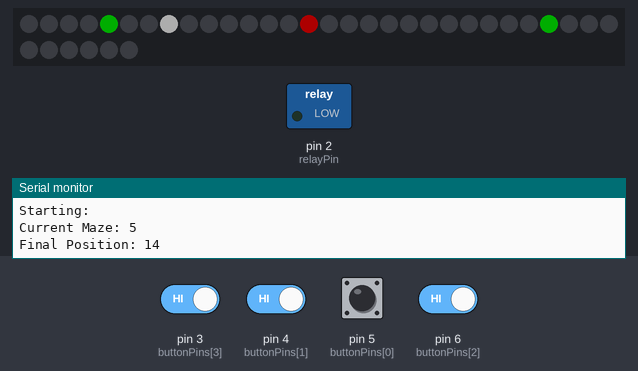
Simulated run of this sketch. Board: Arduino Uno, built with avr-gcc and run on an emulated ATmega328P. Parts: 36 RGB LEDs in strip order, left to right, continuing on the next row, switched loads named in the sketch (green lamp = pin HIGH), the last lines printed to the serial monitor. The test bench sets the inputs (shaded band); at power-on: pin 3 (buttonPins[3]), pin 4 (buttonPins[1]), pin 5 (buttonPins[0]), pin 6 (buttonPins[2]) HIGH. Dim RGB values are drawn brighter than linear; random numbers use the default seed unless the sketch sets one.

Above: at 1.2 s.
1.3 s: pin 5 (buttonPins[0]) pulled LOW for 0.15 s
At 1.45 s:
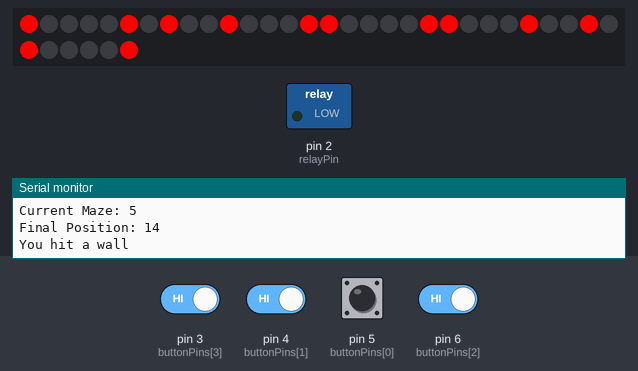
2.0 s: pin 4 (buttonPins[1]) driven LOW and pin 6 (buttonPins[2]) driven LOW
5.0 s: pin 3 (buttonPins[3]) driven LOW and pin 4 (buttonPins[1]) driven HIGH
8.0 s: pin 4 (buttonPins[1]) driven LOW
11.0 s: pin 5 (buttonPins[0]) pulled LOW for 1 s
At 15.0 s:
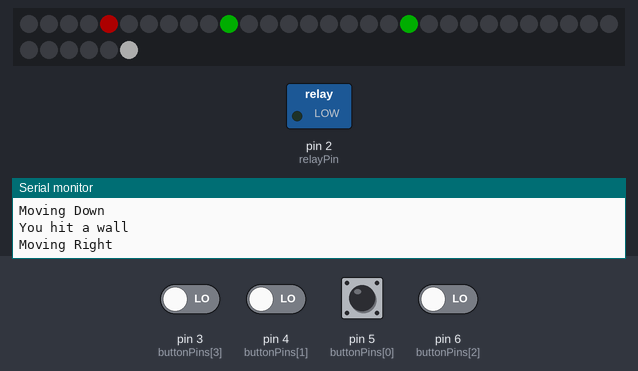
Timing chart, 0 to 16.0 s (numbered marks = the images above; inputs shaded):
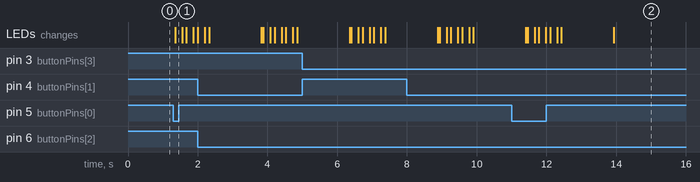

Measured:
- after the input at 1.3 s, the LEDs: change after 0.05 s (image 1)

The sketch:

Maze.ino
```cpp
#include <Adafruit_NeoPixel.h>
#include "C:\Users\danda\Documents\Geocaching\Utlegg\Maze Geocahce\MazeWalls.h"

constexpr int MATRIX_PIN = 7;
constexpr int MATRIX_SIZE = 6;
constexpr int NUM_PIXELS = MATRIX_SIZE * MATRIX_SIZE;
constexpr int NUMBER_OF_BUTTONS = 4;
const int relayPin = 2;
const int buttonPins[NUMBER_OF_BUTTONS] = {5, 4, 6, 3}; //RIGHT DOWN LEFT UP
bool lastButtonStates[NUMBER_OF_BUTTONS] = {false, false, false, false};
bool buttonStates[NUMBER_OF_BUTTONS] = {false, false, false, false};
unsigned long lastDebounceTime[NUMBER_OF_BUTTONS] = {0, 0, 0, 0};
int finalPosition;
int currentMaze;
int currentPos;
int numberToGo = 4;
Adafruit_NeoPixel matrix(NUM_PIXELS, MATRIX_PIN, NEO_GRB + NEO_KHZ800);

bool checkButtonPressed(int buttonPin, bool &buttonState, bool &lastButtonState, unsigned long &lastDebounceTime){
  constexpr unsigned long DEBOUNCE_DELAY = 50;
  bool reading = digitalRead(buttonPin) == LOW;
  if (reading != lastButtonState) lastDebounceTime = millis();
  if (millis() - lastDebounceTime > DEBOUNCE_DELAY && reading != buttonState){
    buttonState = reading;
    if (buttonState) return true;
  }
  lastButtonState = reading;
  return false;
}

bool atEdge(int currentPosition, int direction){
  int row = currentPosition / MATRIX_SIZE;
  int column = currentPosition % MATRIX_SIZE;
  if (direction == 1) return column == MATRIX_SIZE - 1;
  if (direction == -1) return column == 0;
  if (direction == MATRIX_SIZE) return row == MATRIX_SIZE - 1;
  if (direction == -MATRIX_SIZE) return row == 0;
  return true;
}

bool hitWall(int currentPosition, int direction, int maze){
  int row = currentPosition / MATRIX_SIZE;
  int column = currentPosition % MATRIX_SIZE;
  if (direction == 1) return wallsVertical[maze][row][column];
  if (direction == -1) return wallsVertical[maze][row][column - 1];
  if (direction == MATRIX_SIZE) return wallsHorizontal[maze][row][column];
  if (direction == -MATRIX_SIZE) return wallsHorizontal[maze][row - 1][column];
  return true;
}

void drawGame(){
  matrix.clear();
  for (int i = 0; i < 2; i++) matrix.setPixelColor(circlePos[currentMaze][i], 0, 50, 0);
  matrix.setPixelColor(finalPosition, 50, 0, 0);
  matrix.setPixelColor(currentPos, 50, 50, 50);
  matrix.show();
}

void blinkRedCross(){
  for (int blinkCount = 0; blinkCount < 3; blinkCount++){
    matrix.clear();
    for (int row = 0; row < MATRIX_SIZE; row++){
      matrix.setPixelColor(row * MATRIX_SIZE + row, 255, 0, 0);
      matrix.setPixelColor(row * MATRIX_SIZE + MATRIX_SIZE - row - 1, 255, 0, 0);
    }
    matrix.show();
    delay(200);
    matrix.clear();
    matrix.show();
    delay(120);
  }
}

void showGreenCheck(int number){
  const int numberOfPixels[] = {12, 8, 11, 11, 12};
  const int zero[] = {2, 3, 7, 10, 13, 16, 19, 22, 25, 28, 32, 33};
  const int one[] = {3, 8, 9, 13, 15, 21, 27, 33};
  const int two[] = {2, 3, 7, 10, 16, 21, 26, 31, 32, 33, 34};
  const int three[] = {2, 3, 7, 10, 15, 16, 22, 25, 28, 32, 33};
  const int four[] = {3, 8, 9, 13, 15, 18, 19, 20, 21, 22, 27, 33};
  matrix.clear();
  for (int i = 0; i < numberOfPixels[number]; i++) {
    int pixel;
    switch (number) {
      case 0:
        pixel = zero[i];
        break;
      case 1:
        pixel = one[i];
        break;
      case 2:
        pixel = two[i];
        break;
      case 3:
        pixel = three[i];
        break;
      case 4:
        pixel = four[i];
        break;
    }
    matrix.setPixelColor(pixel, 0, 255, 0);
  }
  matrix.show();
  delay(1500);
}
void showRedCheck(int number){
  const int numberOfPixels[] = {12, 8, 11, 11,12};
  const int zero[] = {2, 3, 7, 10, 13, 16, 19, 22, 25, 28, 32, 33};
  const int one[] = {3, 8, 9, 13, 15, 21, 27, 33};
  const int two[] = {2, 3, 7, 10, 16, 21, 26, 31, 32, 33, 34};
  const int three[] = {2, 3, 7, 10, 15, 16, 22, 25, 28, 32, 33};
  const int four[] = {3, 8, 9, 13, 15, 18, 19, 20, 21, 22, 27, 33};
  matrix.clear();
  for (int i = 0; i < numberOfPixels[number]; i++) {
    int pixel;
    switch (number) {
      case 0:
        pixel = zero[i];
        break;
      case 1:
        pixel = one[i];
        break;
      case 2:
        pixel = two[i];
        break;
      case 3:
        pixel = three[i];
        break;
      case 4:
        pixel = four[i];
        break;
    }
    matrix.setPixelColor(pixel, 255, 0, 0);
  }
  matrix.show();
  delay(1500);
}
void displayVictorySequence(){
  const int wheelPixels[12] = {2, 3, 10, 17, 23, 28, 33, 32, 25, 18, 12, 7};
  const int standPixels[4] = {26, 27, 31, 34};
  const int cabinColors[4][3] = {
    {255, 0, 0},
    {0, 255, 80},
    {0, 80, 255},
    {255, 100, 0}
  };
  for (int frame = 0; frame < 48; frame++){
    matrix.clear();
    // Wheel outline
    for (int i = 0; i < 12; i++) matrix.setPixelColor(wheelPixels[i], 0, 0, 25);
    // Wheel centre
    matrix.setPixelColor(14, 80, 80, 80);
    matrix.setPixelColor(15, 80, 80, 80);
    matrix.setPixelColor(20, 80, 80, 80);
    matrix.setPixelColor(21, 80, 80, 80);
    // Wheel stand
    for (int i = 0; i < 4; i++) matrix.setPixelColor(standPixels[i], 80, 40, 0);
    // Four rotating cabins
    for (int cabin = 0; cabin < 4; cabin++){
      int wheelIndex = (frame + cabin * 3) % 12;
      int pixel = wheelPixels[wheelIndex];
      matrix.setPixelColor(pixel, cabinColors[cabin][0], cabinColors[cabin][1], cabinColors[cabin][2]);
    }
    matrix.show();
    delay(80);
  }
  matrix.clear();
  matrix.show();
}

int getPosition(int notSameAs = -1){
  int position = random(NUM_PIXELS);
  while (position == notSameAs) position = random(NUM_PIXELS);
  return position;
}

int getMazePosition(int notSameAs = -1){
  int position = getPosition(notSameAs);
  while (position == circlePos[currentMaze][0] || position == circlePos[currentMaze][1]) position = getPosition(notSameAs);
  return position;
}
void moveLight(int direction){
  if (atEdge(currentPos, direction)){
    Serial.println("You hit the edge");
    blinkRedCross();
    numberToGo = 4;
    showRedCheck(numberToGo);
    currentMaze = random(MAZE_COUNT);
    currentPos = getMazePosition();
    finalPosition = getMazePosition(currentPos);
    drawGame();
    return;
  }
  else if (hitWall(currentPos, direction, currentMaze)){
    Serial.println("You hit a wall");
    blinkRedCross();
    numberToGo = 4;
    showRedCheck(numberToGo);
    currentMaze = random(MAZE_COUNT);
    currentPos = getMazePosition();
    finalPosition = getMazePosition(currentPos);
    drawGame();
    return;
  }
  matrix.setPixelColor(currentPos, 0, 0, 0);
  if (currentPos == circlePos[currentMaze][0] || currentPos == circlePos[currentMaze][1]) matrix.setPixelColor(currentPos, 0, 50, 0);
  currentPos += direction;
  matrix.setPixelColor(currentPos, 50, 50, 50);
}


void setup(){
  matrix.begin();
  matrix.setBrightness(255);
  matrix.clear();
  matrix.show();
  pinMode(relayPin, OUTPUT);
  digitalWrite(relayPin, LOW);
  for (int i = 0; i < NUMBER_OF_BUTTONS; i++) pinMode(buttonPins[i], INPUT_PULLUP);
  randomSeed(analogRead(0));
  currentMaze = random(MAZE_COUNT);
  currentPos = getMazePosition();
  finalPosition = getMazePosition(currentPos);
  Serial.begin(9600);
  Serial.println(__FILE__);
  Serial.println("Comiled: "  __DATE__ ", " __TIME__);
  Serial.println("Starting:");
  //displayVictorySequence();
  /*
  for (int i = 0; i < NUM_PIXELS; i++){
    if (i) matrix.setPixelColor(i-1, 0, 0, 0);
    matrix.setPixelColor(i, 50, 50, 50);
    matrix.show();
    delay(50);
  }
  matrix.clear();
  */
  Serial.print("Current Maze: ");
  Serial.println(currentMaze);
  Serial.print("Final Position: ");
  Serial.println(finalPosition);
  drawGame();
}

void loop(){
  for (int i = 0; i < NUMBER_OF_BUTTONS; i++){
    if (checkButtonPressed(buttonPins[i], buttonStates[i], lastButtonStates[i], lastDebounceTime[i])){
      if (i == 0){
        moveLight(1);
        Serial.println("Moving Right");
      }
      else if (i == 1){
        moveLight(MATRIX_SIZE);
        Serial.println("Moving Down");
      }
      else if (i == 2){
        moveLight(-1);
        Serial.println("Moving Left");
      }
      else{
        moveLight(-MATRIX_SIZE);
        Serial.println("Moving Up");
      }
      matrix.show();
    }
  }
  if (currentPos == finalPosition){
    Serial.println("You found the final position");
    numberToGo--;
    if (numberToGo <= 0){
      displayVictorySequence();
      digitalWrite(relayPin, HIGH);
      delay(500);
      digitalWrite(relayPin, LOW);
      numberToGo = 4;
      currentMaze = random(MAZE_COUNT);
      currentPos = getMazePosition();
      finalPosition = getMazePosition(currentPos);
      drawGame();
    }
    else{
      Serial.print("You have ");
      Serial.print(numberToGo);
      Serial.println(" more to go");
      showGreenCheck(numberToGo);
      currentMaze = random(MAZE_COUNT);
      currentPos = getMazePosition();
      finalPosition = getMazePosition(currentPos);
      drawGame();
    }

  }
}
```
